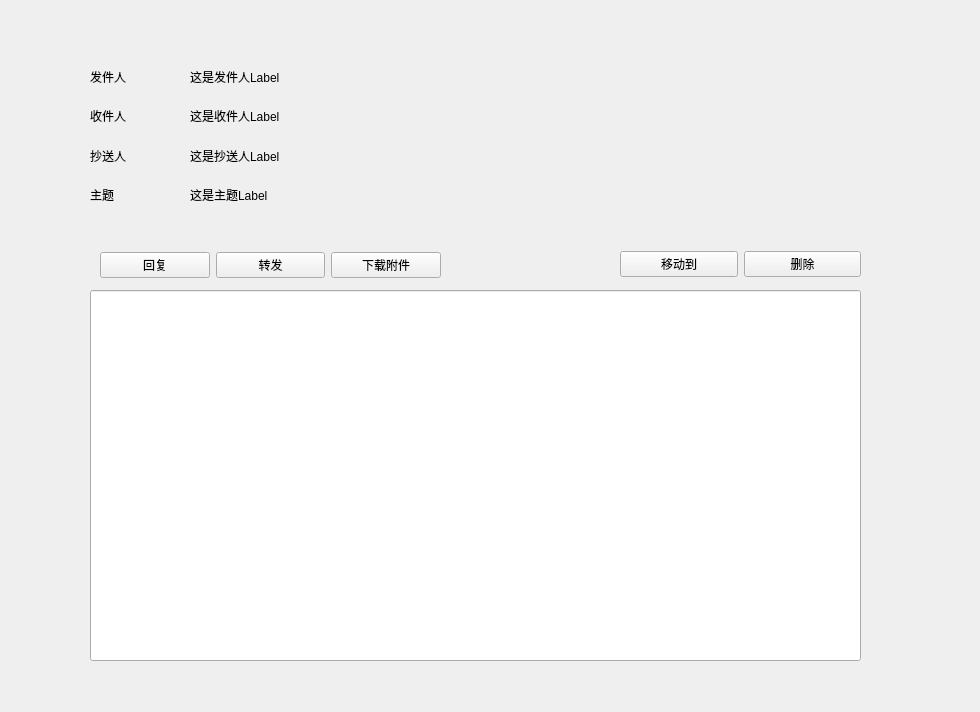
<?xml version="1.0" encoding="UTF-8"?>
<ui version="4.0">
 <class>LetterDetailWindows</class>
 <widget class="QMainWindow" name="LetterDetailWindows">
  <property name="geometry">
   <rect>
    <x>0</x>
    <y>0</y>
    <width>980</width>
    <height>712</height>
   </rect>
  </property>
  <property name="minimumSize">
   <size>
    <width>980</width>
    <height>712</height>
   </size>
  </property>
  <property name="maximumSize">
   <size>
    <width>980</width>
    <height>712</height>
   </size>
  </property>
  <property name="windowTitle">
   <string>MainWindow</string>
  </property>
  <widget class="QWidget" name="centralwidget">
   <widget class="QWidget" name="horizontalLayoutWidget">
    <property name="geometry">
     <rect>
      <x>100</x>
      <y>240</y>
      <width>341</width>
      <height>51</height>
     </rect>
    </property>
    <layout class="QHBoxLayout" name="horizontalLayout">
     <item>
      <widget class="QPushButton" name="ReplyB">
       <property name="text">
        <string>回复</string>
       </property>
      </widget>
     </item>
     <item>
      <widget class="QPushButton" name="ForwardB">
       <property name="text">
        <string>转发</string>
       </property>
      </widget>
     </item>
     <item>
      <widget class="QPushButton" name="SaveAttachB">
       <property name="text">
        <string>下载附件</string>
       </property>
      </widget>
     </item>
    </layout>
   </widget>
   <widget class="QWidget" name="horizontalLayoutWidget_2">
    <property name="geometry">
     <rect>
      <x>620</x>
      <y>239</y>
      <width>241</width>
      <height>51</height>
     </rect>
    </property>
    <layout class="QHBoxLayout" name="buttons_right">
     <item>
      <widget class="QPushButton" name="move_btn">
       <property name="text">
        <string>移动到</string>
       </property>
      </widget>
     </item>
     <item>
      <widget class="QPushButton" name="delete_btn">
       <property name="text">
        <string>删除</string>
       </property>
      </widget>
     </item>
    </layout>
   </widget>
   <widget class="QWidget" name="verticalLayoutWidget_2">
    <property name="geometry">
     <rect>
      <x>90</x>
      <y>60</y>
      <width>101</width>
      <height>151</height>
     </rect>
    </property>
    <layout class="QVBoxLayout" name="verticalLayout_2">
     <item>
      <widget class="QLabel" name="sendPer_lb">
       <property name="text">
        <string>发件人</string>
       </property>
      </widget>
     </item>
     <item>
      <widget class="QLabel" name="receiMailPer_lb">
       <property name="text">
        <string>收件人</string>
       </property>
      </widget>
     </item>
     <item>
      <widget class="QLabel" name="copyMailPer_lb">
       <property name="text">
        <string>抄送人</string>
       </property>
      </widget>
     </item>
     <item>
      <widget class="QLabel" name="title_lb">
       <property name="text">
        <string>主题</string>
       </property>
      </widget>
     </item>
    </layout>
   </widget>
   <widget class="QWidget" name="verticalLayoutWidget">
    <property name="geometry">
     <rect>
      <x>190</x>
      <y>60</y>
      <width>671</width>
      <height>151</height>
     </rect>
    </property>
    <layout class="QVBoxLayout" name="verticalLayout">
     <item>
      <layout class="QHBoxLayout" name="horizontalLayout_3" stretch="7,3">
       <item>
        <widget class="QLabel" name="sendSet_lb">
         <property name="text">
          <string>这是发件人Label</string>
         </property>
        </widget>
       </item>
       <item>
        <widget class="QLabel" name="empty">
         <property name="text">
          <string/>
         </property>
        </widget>
       </item>
      </layout>
     </item>
     <item>
      <layout class="QHBoxLayout" name="horizontalLayout_5" stretch="7,3">
       <item>
        <widget class="QLabel" name="receiSet_lb">
         <property name="text">
          <string>这是收件人Label</string>
         </property>
        </widget>
       </item>
       <item>
        <widget class="QLabel" name="empty_2">
         <property name="text">
          <string/>
         </property>
        </widget>
       </item>
      </layout>
     </item>
     <item>
      <layout class="QHBoxLayout" name="horizontalLayout_4" stretch="0">
       <item>
        <widget class="QLabel" name="copySet_lb">
         <property name="text">
          <string>这是抄送人Label</string>
         </property>
        </widget>
       </item>
      </layout>
     </item>
     <item>
      <layout class="QHBoxLayout" name="horizontalLayout_2" stretch="7">
       <item>
        <widget class="QLabel" name="titleSet_lb">
         <property name="text">
          <string>这是主题Label</string>
         </property>
        </widget>
       </item>
      </layout>
     </item>
    </layout>
   </widget>
   <widget class="QLineEdit" name="LetterDetailsContext">
    <property name="geometry">
     <rect>
      <x>90</x>
      <y>290</y>
      <width>771</width>
      <height>371</height>
     </rect>
    </property>
   </widget>
  </widget>
 </widget>
 <resources/>
 <connections/>
</ui>
